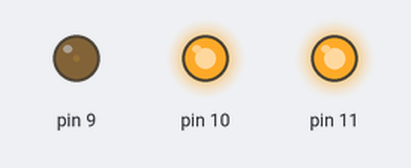
The sketch below on a simulated Arduino Uno, built with avr-gcc and run on an emulated ATmega328P. On the bench: output pins drawn as LEDs (lit = HIGH).

Above: at 0.05 s.
At 0.9 s:
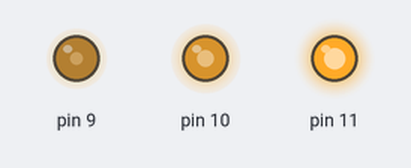
At 1.8 s:
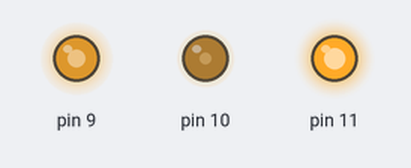
At 3.6 s:
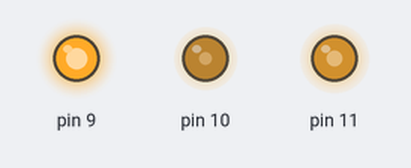
At 5.4 s:
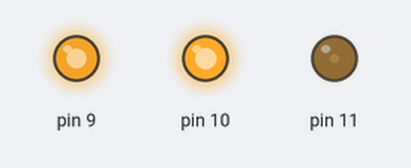
At 7.2 s:
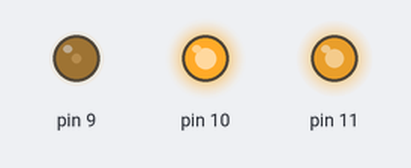
Timing chart, 0 to 10.0 s (numbered marks = the images above):
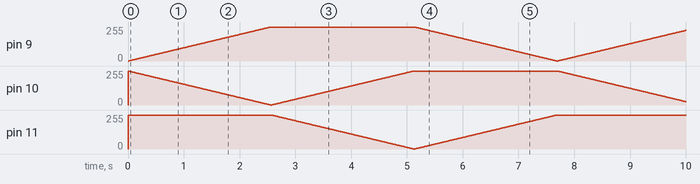

The sketch:

rgb_led.ino
```cpp
void setup() {
  pinMode(9, OUTPUT);
  pinMode(10, OUTPUT);
  pinMode(11, OUTPUT);
  digitalWrite(9, LOW);
  digitalWrite(10, HIGH);
  digitalWrite(11, HIGH);
}

void loop() {
  for(int i = 0; i<256; i++){
    analogWrite(9, i);
    analogWrite(10, 255-i);
    delay(10);
  }
  for(int i = 0; i<256; i++){
    analogWrite(10, i);
    analogWrite(11, 255-i);
    delay(10);
  }
  for(int i = 0; i<256; i++){
    analogWrite(11, i);
    analogWrite(9, 255-i);
    delay(10);
  }
}
```
